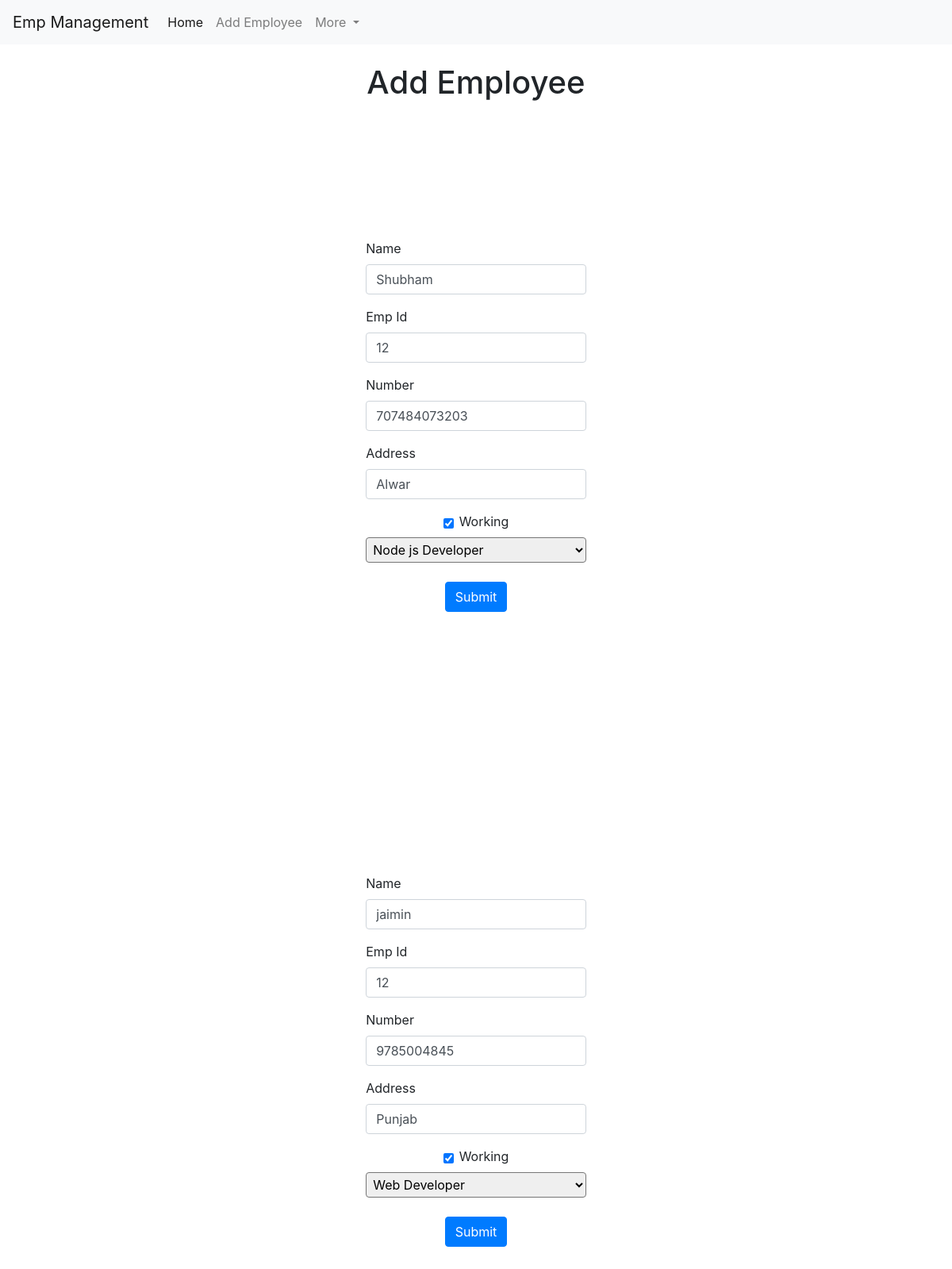
The page /userupdate/12 on the database its author committed.
### emp_manage/models.py (models this page shows)
class Emp(models.Model):
    name = models.CharField(max_length=102)
    emp_id = models.CharField(max_length=101)
    phone = models.CharField(max_length=12)
    address = models.CharField(max_length=102)
    working = models.BooleanField(default=True)
    department = models.CharField(max_length=102)

### emp_manage/views.py (the view)
# urls.py: path('userupdate/<int:emp_id>',views.updateuser, name='updateuser'),
def updateuser(request,emp_id):
    empdata =  Emp.objects.filter(emp_id=emp_id)
    context = {
        'employeedata': empdata
    }
    return render(request,"emp_tem/updateuser.html",context=context)

### templates/emp_tem/updateuser.html (shortened to what this page needs)
{% include "emp_tem/home.html" %}
{%block content%}
<div class="container vh-100">
    <h1 class="text-center list-unstyled mt-4">Add Employee</h1>
    {% for values in employeedata %}
    <form action="/updation/{{values.emp_id}}" class="w-100 d-flex justify-content-center align-items-center flex-column vh-100" method="post">
        <div class="form-group w-25 ">
            <label for="exampleInputEmail1">Name</label>
            <input value='{{values.name}}' type="text" class="form-control" id="exampleInputEmail1" aria-describedby="emailHelp" placeholder="Enter name" name="name">
        </div>
        <div class="form-group w-25 ">
            <label for="exampleInputPassword1">Emp Id</label>
            <input value="{{ values.emp_id }}" type="number" class="form-control" id="empid" placeholder="enter your id" name="empid">
        </div>
        <div class="form-group w-25 ">
            <label for="exampleInputPassword1">Number</label>
            <input value="{{values.phone}}" type="number" class="form-control" id="mobile" placeholder="enter your number" name="mobile">
        </div>
        <div class="form-group w-25 ">
            <label for="exampleInputPassword1">Address</label>
            <input value="{{values.address}}" type="text" class="form-control" id="exampleInputPassword1" placeholder="enter your address" name="address">
        </div>
        <div class="form-check d-flex justify-content-start align-items-center">
            <input {% if values.working %}checked{% endif %} class="form-check-input" type="checkbox" id="work" name="work">
            <label class="form-check-label" for="flexCheckDefault">
          Working
        </label>
        </div>
        <div class="form-group w-25">
            <select value="{{values.department}}" class="orm-select form-select-sm  w-100 p-1 my-2 rounded " aria-label=".form-select-sm example" name="depart">
            <option {% if values.department == "Web Developer" %}selected{% endif %}>Web Developer</option>
            <option {% if values.department == "Node js Developer"%}selected{% endif %}>Node js Developer</option>
          </select>
        </div>
        <button type="submit" class="btn btn-primary">Submit</button>
    </form>
    {% endfor %}
</div>
{%endblock%}

### rows shown on the page
Emp: name "Shubham", empid "12", mobile "707484073203", address "Alwar", working "☑", depart "Node js Developer"
Emp: name "jaimin", empid "12", mobile "9785004845", address "Punjab", working "☑", depart "Web Developer"
